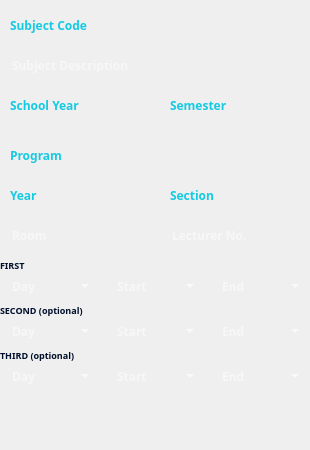
   <widget class="QGroupBox" name="inputDataGroup">
    <property name="geometry">
     <rect>
      <x>25</x>
      <y>130</y>
      <width>310</width>
      <height>450</height>
     </rect>
    </property>
    <property name="styleSheet">
     <string notr="true">QGroupBox {
	border: 0px;
	border-radius: 0px;
}</string>
    </property>
    <property name="title">
     <string/>
    </property>
    <widget class="QPushButton" name="updateButton">
     <property name="geometry">
      <rect>
       <x>50</x>
       <y>400</y>
       <width>210</width>
       <height>40</height>
      </rect>
     </property>
     <property name="styleSheet">
      <string notr="true">QPushButton {
	border: 0px;
	border-radius: 0px;
	background: none;
}

QPushButton:focus { 
	outline: none; 
}</string>
     </property>
     <property name="text">
      <string/>
     </property>
     <property name="icon">
      <iconset resource="../Presence/resources.qrc">
       <normaloff>:/res/assets/update.png</normaloff>:/res/assets/update.png</iconset>
     </property>
     <property name="iconSize">
      <size>
       <width>300</width>
       <height>50</height>
      </size>
     </property>
     <property name="flat">
      <bool>true</bool>
     </property>
    </widget>
    <widget class="QGroupBox" name="subjectCodeGroup">
     <property name="geometry">
      <rect>
       <x>0</x>
       <y>10</y>
       <width>310</width>
       <height>40</height>
      </rect>
     </property>
     <property name="title">
      <string/>
     </property>
     <widget class="QLabel" name="subjectCodeHud">
      <property name="geometry">
       <rect>
        <x>0</x>
        <y>0</y>
        <width>310</width>
        <height>40</height>
       </rect>
      </property>
      <property name="text">
       <string/>
      </property>
      <property name="pixmap">
       <pixmap resource="../Presence/resources.qrc">:/res/assets/data_field_long.png</pixmap>
      </property>
      <property name="alignment">
       <set>Qt::AlignCenter</set>
      </property>
     </widget>
     <widget class="QLabel" name="subjectCodeLabel">
      <property name="geometry">
       <rect>
        <x>10</x>
        <y>0</y>
        <width>290</width>
        <height>30</height>
       </rect>
      </property>
      <property name="styleSheet">
       <string notr="true">QLabel {
	color: #15CAE3;
	font-family: Poppins;
	font-size: 12px;
	font-style: normal;
	font-weight: 500;
	line-height: normal;
}</string>
      </property>
      <property name="text">
       <string>Subject Code</string>
      </property>
     </widget>
    </widget>
    <widget class="QGroupBox" name="programGroup">
     <property name="geometry">
      <rect>
       <x>0</x>
       <y>140</y>
       <width>310</width>
       <height>40</height>
      </rect>
     </property>
     <property name="title">
      <string/>
     </property>
     <widget class="QLabel" name="programHud">
      <property name="geometry">
       <rect>
        <x>0</x>
        <y>0</y>
        <width>310</width>
        <height>40</height>
       </rect>
      </property>
      <property name="text">
       <string/>
      </property>
      <property name="pixmap">
       <pixmap resource="../Presence/resources.qrc">:/res/assets/data_field_long.png</pixmap>
      </property>
      <property name="alignment">
       <set>Qt::AlignCenter</set>
      </property>
     </widget>
     <widget class="QLabel" name="programLabel">
      <property name="geometry">
       <rect>
        <x>10</x>
        <y>0</y>
        <width>290</width>
        <height>30</height>
       </rect>
      </property>
      <property name="styleSheet">
       <string notr="true">QLabel {
	color: #15CAE3;
	font-family: Poppins;
	font-size: 12px;
	font-style: normal;
	font-weight: 500;
	line-height: normal;
}</string>
      </property>
      <property name="text">
       <string>Program</string>
      </property>
     </widget>
    </widget>
    <widget class="QGroupBox" name="yearGroup">
     <property name="geometry">
      <rect>
       <x>0</x>
       <y>180</y>
       <width>150</width>
       <height>40</height>
      </rect>
     </property>
     <property name="title">
      <string/>
     </property>
     <widget class="QLabel" name="yearHud">
      <property name="geometry">
       <rect>
        <x>0</x>
        <y>0</y>
        <width>150</width>
        <height>40</height>
       </rect>
      </property>
      <property name="text">
       <string/>
      </property>
      <property name="pixmap">
       <pixmap resource="../Presence/resources.qrc">:/res/assets/data_field_medium.png</pixmap>
      </property>
      <property name="alignment">
       <set>Qt::AlignCenter</set>
      </property>
     </widget>
     <widget class="QLabel" name="yearLabel">
      <property name="geometry">
       <rect>
        <x>10</x>
        <y>0</y>
        <width>131</width>
        <height>30</height>
       </rect>
      </property>
      <property name="styleSheet">
       <string notr="true">QLabel {
	color: #15CAE3;
	font-family: Poppins;
	font-size: 12px;
	font-style: normal;
	font-weight: 500;
	line-height: normal;
}</string>
      </property>
      <property name="text">
       <string>Year</string>
      </property>
     </widget>
    </widget>
    <widget class="QGroupBox" name="sectionGroup">
     <property name="geometry">
      <rect>
       <x>160</x>
       <y>180</y>
       <width>150</width>
       <height>40</height>
      </rect>
     </property>
     <property name="title">
      <string/>
     </property>
     <widget class="QLabel" name="sectionHud">
      <property name="geometry">
       <rect>
        <x>0</x>
        <y>0</y>
        <width>150</width>
        <height>40</height>
       </rect>
      </property>
      <property name="text">
       <string/>
      </property>
      <property name="pixmap">
       <pixmap resource="../Presence/resources.qrc">:/res/assets/data_field_medium.png</pixmap>
      </property>
      <property name="alignment">
       <set>Qt::AlignCenter</set>
      </property>
     </widget>
     <widget class="QLabel" name="sectionLabel">
      <property name="geometry">
       <rect>
        <x>10</x>
        <y>0</y>
        <width>131</width>
        <height>30</height>
       </rect>
      </property>
      <property name="styleSheet">
       <string notr="true">QLabel {
	color: #15CAE3;
	font-family: Poppins;
	font-size: 12px;
	font-style: normal;
	font-weight: 500;
	line-height: normal;
}</string>
      </property>
      <property name="text">
       <string>Section</string>
      </property>
     </widget>
    </widget>
    <widget class="QGroupBox" name="subjectDescGroup">
     <property name="geometry">
      <rect>
       <x>0</x>
       <y>50</y>
       <width>310</width>
       <height>40</height>
      </rect>
     </property>
     <property name="title">
      <string/>
     </property>
     <widget class="QLabel" name="subjectDescHud">
      <property name="geometry">
       <rect>
        <x>0</x>
        <y>0</y>
        <width>310</width>
        <height>40</height>
       </rect>
      </property>
      <property name="text">
       <string/>
      </property>
      <property name="pixmap">
       <pixmap resource="../Presence/resources.qrc">:/res/assets/data_field_long.png</pixmap>
      </property>
      <property name="alignment">
       <set>Qt::AlignCenter</set>
      </property>
     </widget>
     <widget class="QLineEdit" name="subjectDescTextbox">
      <property name="geometry">
       <rect>
        <x>10</x>
        <y>0</y>
        <width>290</width>
        <height>30</height>
       </rect>
      </property>
      <property name="styleSheet">
       <string notr="true">QLineEdit {
	background-color: transparent;
	border: 0px;
	color: #FFFFFF;
	font-family: Poppins;
	font-size: 12px;
	font-style: normal;
	font-weight: 500;
	line-height: normal;
}</string>
      </property>
      <property name="maxLength">
       <number>255</number>
      </property>
      <property name="placeholderText">
       <string>Subject Description</string>
      </property>
     </widget>
    </widget>
    <widget class="QGroupBox" name="schoolYearGroup">
     <property name="geometry">
      <rect>
       <x>0</x>
       <y>90</y>
       <width>150</width>
       <height>40</height>
      </rect>
     </property>
     <property name="title">
      <string/>
     </property>
     <widget class="QLabel" name="schoolYearHud">
      <property name="geometry">
       <rect>
        <x>0</x>
        <y>0</y>
        <width>150</width>
        <height>40</height>
       </rect>
      </property>
      <property name="text">
       <string/>
      </property>
      <property name="pixmap">
       <pixmap resource="../Presence/resources.qrc">:/res/assets/data_field_medium.png</pixmap>
      </property>
      <property name="alignment">
       <set>Qt::AlignCenter</set>
      </property>
     </widget>
     <widget class="QLabel" name="schoolYearLabel">
      <property name="geometry">
       <rect>
        <x>10</x>
        <y>0</y>
        <width>131</width>
        <height>30</height>
       </rect>
      </property>
      <property name="styleSheet">
       <string notr="true">QLabel {
	color: #15CAE3;
	font-family: Poppins;
	font-size: 12px;
	font-style: normal;
	font-weight: 500;
	line-height: normal;
}</string>
      </property>
      <property name="text">
       <string>School Year</string>
      </property>
     </widget>
    </widget>
    <widget class="QGroupBox" name="semesterGroup">
     <property name="geometry">
      <rect>
       <x>160</x>
       <y>90</y>
       <width>150</width>
       <height>40</height>
      </rect>
     </property>
     <property name="title">
      <string/>
     </property>
     <widget class="QLabel" name="semesterHud">
      <property name="geometry">
       <rect>
        <x>0</x>
        <y>0</y>
        <width>150</width>
        <height>40</height>
       </rect>
      </property>
      <property name="text">
       <string/>
      </property>
      <property name="pixmap">
       <pixmap resource="../Presence/resources.qrc">:/res/assets/data_field_medium.png</pixmap>
      </property>
      <property name="alignment">
       <set>Qt::AlignCenter</set>
      </property>
     </widget>
     <widget class="QLabel" name="semesterLabel">
      <property name="geometry">
       <rect>
        <x>10</x>
        <y>0</y>
        <width>131</width>
        <height>30</height>
       </rect>
      </property>
      <property name="styleSheet">
       <string notr="true">QLabel {
	color: #15CAE3;
	font-family: Poppins;
	font-size: 12px;
	font-style: normal;
	font-weight: 500;
	line-height: normal;
}</string>
      </property>
      <property name="text">
       <string>Semester</string>
      </property>
     </widget>
    </widget>
    <widget class="QGroupBox" name="roomGroup">
     <property name="geometry">
      <rect>
       <x>0</x>
       <y>220</y>
       <width>150</width>
       <height>40</height>
      </rect>
     </property>
     <property name="title">
      <string/>
     </property>
     <widget class="QLabel" name="roomHud">
      <property name="geometry">
       <rect>
        <x>0</x>
        <y>0</y>
        <width>150</width>
        <height>40</height>
       </rect>
      </property>
      <property name="text">
       <string/>
      </property>
      <property name="pixmap">
       <pixmap resource="../Presence/resources.qrc">:/res/assets/data_field_medium.png</pixmap>
      </property>
      <property name="alignment">
       <set>Qt::AlignCenter</set>
      </property>
     </widget>
     <widget class="QLineEdit" name="roomTextbox">
      <property name="geometry">
       <rect>
        <x>10</x>
        <y>0</y>
        <width>130</width>
        <height>30</height>
       </rect>
      </property>
      <property name="styleSheet">
       <string notr="true">QLineEdit {
	background-color: transparent;
	border: 0px;
	color: #FFFFFF;
	font-family: Poppins;
	font-size: 12px;
	font-style: normal;
	font-weight: 500;
	line-height: normal;
}</string>
      </property>
      <property name="maxLength">
       <number>16</number>
      </property>
      <property name="placeholderText">
       <string>Room</string>
      </property>
     </widget>
    </widget>
    <widget class="QGroupBox" name="lecturerIdGroup">
     <property name="geometry">
      <rect>
       <x>160</x>
       <y>220</y>
       <width>150</width>
       <height>40</height>
      </rect>
     </property>
     <property name="title">
      <string/>
     </property>
     <widget class="QLabel" name="lecturerIdHud">
      <property name="geometry">
       <rect>
        <x>0</x>
        <y>0</y>
        <width>150</width>
        <height>40</height>
       </rect>
      </property>
      <property name="text">
       <string/>
      </property>
      <property name="pixmap">
       <pixmap resource="../Presence/resources.qrc">:/res/assets/data_field_medium.png</pixmap>
      </property>
      <property name="alignment">
       <set>Qt::AlignCenter</set>
      </property>
     </widget>
     <widget class="QLineEdit" name="lecturerIdTextbox">
      <property name="geometry">
       <rect>
        <x>10</x>
        <y>0</y>
        <width>130</width>
        <height>30</height>
       </rect>
      </property>
      <property name="styleSheet">
       <string notr="true">QLineEdit {
	background-color: transparent;
	border: 0px;
	color: #FFFFFF;
	font-family: Poppins;
	font-size: 12px;
	font-style: normal;
	font-weight: 500;
	line-height: normal;
}</string>
      </property>
      <property name="maxLength">
       <number>4</number>
      </property>
      <property name="placeholderText">
       <string>Lecturer No.</string>
      </property>
     </widget>
    </widget>
    <widget class="QGroupBox" name="firstScheduleGroup">
     <property name="geometry">
      <rect>
       <x>0</x>
       <y>255</y>
       <width>310</width>
       <height>50</height>
      </rect>
     </property>
     <property name="title">
      <string/>
     </property>
     <widget class="QLabel" name="firstScheduleLabel">
      <property name="geometry">
       <rect>
        <x>0</x>
        <y>0</y>
        <width>100</width>
        <height>20</height>
       </rect>
      </property>
      <property name="styleSheet">
       <string notr="true">QLabel {
	color: #000F2A;
	font-family: Poppins;
	font-size: 9px;
	font-style: normal;
	font-weight: 700;
	line-height: normal;
}</string>
      </property>
      <property name="text">
       <string>FIRST</string>
      </property>
     </widget>
     <widget class="QGroupBox" name="firstDayGroup">
      <property name="geometry">
       <rect>
        <x>0</x>
        <y>15</y>
        <width>100</width>
        <height>40</height>
       </rect>
      </property>
      <property name="title">
       <string/>
      </property>
      <widget class="QLabel" name="firstDayHud">
       <property name="geometry">
        <rect>
         <x>0</x>
         <y>0</y>
         <width>100</width>
         <height>40</height>
        </rect>
       </property>
       <property name="text">
        <string/>
       </property>
       <property name="pixmap">
        <pixmap resource="../Presence/resources.qrc">:/res/assets/data_field_short.png</pixmap>
       </property>
       <property name="alignment">
        <set>Qt::AlignCenter</set>
       </property>
      </widget>
      <widget class="QComboBox" name="firstDayCombobox">
       <property name="geometry">
        <rect>
         <x>7</x>
         <y>0</y>
         <width>86</width>
         <height>32</height>
        </rect>
       </property>
       <property name="styleSheet">
        <string notr="true">QComboBox {
	background-color: transparent;
	border: 0px;
	color: #FFFFFF;
	font-family: Poppins;
	font-size: 12px;
	font-style: normal;
	font-weight: 500;
	line-height: normal;
}

QComboBox QAbstractItemView {
    background-color: #000F2A;
}

QComboBox QScrollBar:vertical {
    background-color: #000F2A;
	width: 4px;
}

QComboBox QScrollBar::handle:vertical {
    background-color: #FFFFFF;
}

QComboBox QScrollBar::add-line:vertical,
QComboBox QScrollBar::sub-line:vertical {
    border: none;
    background: none;
    height: 0px;
}

QComboBox QScrollBar::add-page:vertical,
QComboBox QScrollBar::sub-page:vertical {
    background-color: #000F2A;
	background: none;
	border-style: solid;
}</string>
       </property>
       <property name="placeholderText">
        <string>Day</string>
       </property>
      </widget>
     </widget>
     <widget class="QGroupBox" name="firstStartGroup">
      <property name="geometry">
       <rect>
        <x>105</x>
        <y>15</y>
        <width>100</width>
        <height>40</height>
       </rect>
      </property>
      <property name="title">
       <string/>
      </property>
      <widget class="QLabel" name="firstStartHud">
       <property name="geometry">
        <rect>
         <x>0</x>
         <y>0</y>
         <width>100</width>
         <height>40</height>
        </rect>
       </property>
       <property name="text">
        <string/>
       </property>
       <property name="pixmap">
        <pixmap resource="../Presence/resources.qrc">:/res/assets/data_field_short.png</pixmap>
       </property>
       <property name="alignment">
        <set>Qt::AlignCenter</set>
       </property>
      </widget>
      <widget class="QComboBox" name="firstStartCombobox">
       <property name="geometry">
        <rect>
         <x>7</x>
         <y>0</y>
         <width>86</width>
         <height>32</height>
        </rect>
       </property>
       <property name="styleSheet">
        <string notr="true">QComboBox {
	background-color: transparent;
	border: 0px;
	color: #FFFFFF;
	font-family: Poppins;
	font-size: 12px;
	font-style: normal;
	font-weight: 500;
	line-height: normal;
}

QComboBox QAbstractItemView {
    background-color: #000F2A;
}

QComboBox QScrollBar:vertical {
    background-color: #000F2A;
	width: 4px;
}

QComboBox QScrollBar::handle:vertical {
    background-color: #FFFFFF;
}

QComboBox QScrollBar::add-line:vertical,
QComboBox QScrollBar::sub-line:vertical {
    border: none;
    background: none;
    height: 0px;
}

QComboBox QScrollBar::add-page:vertical,
QComboBox QScrollBar::sub-page:vertical {
    background-color: #000F2A;
	background: none;
	border-style: solid;
}</string>
       </property>
       <property name="placeholderText">
        <string>Start</string>
       </property>
      </widget>
     </widget>
     <widget class="QGroupBox" name="firstEndGroup">
      <property name="geometry">
       <rect>
        <x>210</x>
        <y>15</y>
        <width>100</width>
        <height>40</height>
       </rect>
      </property>
      <property name="title">
       <string/>
      </property>
      <widget class="QLabel" name="firstEndHud">
       <property name="geometry">
        <rect>
         <x>0</x>
         <y>0</y>
         <width>100</width>
         <height>40</height>
        </rect>
       </property>
       <property name="text">
        <string/>
       </property>
       <property name="pixmap">
        <pixmap resource="../Presence/resources.qrc">:/res/assets/data_field_short.png</pixmap>
       </property>
       <property name="alignment">
        <set>Qt::AlignCenter</set>
       </property>
      </widget>
      <widget class="QComboBox" name="firstEndCombobox">
       <property name="geometry">
        <rect>
         <x>7</x>
         <y>0</y>
         <width>86</width>
         <height>32</height>
        </rect>
       </property>
       <property name="styleSheet">
        <string notr="true">QComboBox {
	background-color: transparent;
	border: 0px;
	color: #FFFFFF;
	font-family: Poppins;
	font-size: 12px;
	font-style: normal;
	font-weight: 500;
	line-height: normal;
}

QComboBox QAbstractItemView {
    background-color: #000F2A;
}

QComboBox QScrollBar:vertical {
    background-color: #000F2A;
	width: 4px;
}

QComboBox QScrollBar::handle:vertical {
    background-color: #FFFFFF;
}

QComboBox QScrollBar::add-line:vertical,
QComboBox QScrollBar::sub-line:vertical {
    border: none;
    background: none;
    height: 0px;
}

QComboBox QScrollBar::add-page:vertical,
QComboBox QScrollBar::sub-page:vertical {
    background-color: #000F2A;
	background: none;
	border-style: solid;
}</string>
       </property>
       <property name="placeholderText">
        <string>End</string>
       </property>
      </widget>
     </widget>
    </widget>
    <widget class="QGroupBox" name="secondScheduleGroup">
     <property name="geometry">
      <rect>
       <x>0</x>
       <y>300</y>
       <width>310</width>
       <height>50</height>
      </rect>
     </property>
     <property name="title">
      <string/>
     </property>
     <widget class="QLabel" name="secondScheduleLabel">
      <property name="geometry">
       <rect>
        <x>0</x>
        <y>0</y>
        <width>100</width>
        <height>20</height>
       </rect>
      </property>
      <property name="styleSheet">
       <string notr="true">QLabel {
	color: #000F2A;
	font-family: Poppins;
	font-size: 9px;
	font-style: normal;
	font-weight: 700;
	line-height: normal;
}</string>
      </property>
      <property name="text">
       <string>SECOND (optional)</string>
      </property>
     </widget>
     <widget class="QGroupBox" name="secondDayGroup">
      <property name="geometry">
       <rect>
        <x>0</x>
        <y>15</y>
        <width>100</width>
        <height>40</height>
       </rect>
      </property>
      <property name="title">
       <string/>
      </property>
      <widget class="QLabel" name="secondDayHud">
       <property name="geometry">
        <rect>
         <x>0</x>
         <y>0</y>
         <width>100</width>
         <height>40</height>
        </rect>
       </property>
       <property name="text">
        <string/>
       </property>
       <property name="pixmap">
        <pixmap resource="../Presence/resources.qrc">:/res/assets/data_field_short.png</pixmap>
       </property>
       <property name="alignment">
        <set>Qt::AlignCenter</set>
       </property>
      </widget>
      <widget class="QComboBox" name="secondDayCombobox">
       <property name="geometry">
        <rect>
         <x>7</x>
         <y>0</y>
         <width>86</width>
         <height>32</height>
        </rect>
       </property>
       <property name="styleSheet">
        <string notr="true">QComboBox {
	background-color: transparent;
	border: 0px;
	color: #FFFFFF;
	font-family: Poppins;
	font-size: 12px;
	font-style: normal;
	font-weight: 500;
	line-height: normal;
}

QComboBox QAbstractItemView {
    background-color: #000F2A;
}

QComboBox QScrollBar:vertical {
    background-color: #000F2A;
	width: 4px;
}

QComboBox QScrollBar::handle:vertical {
    background-color: #FFFFFF;
}

QComboBox QScrollBar::add-line:vertical,
QComboBox QScrollBar::sub-line:vertical {
    border: none;
    background: none;
    height: 0px;
}

QComboBox QScrollBar::add-page:vertical,
QComboBox QScrollBar::sub-page:vertical {
    background-color: #000F2A;
	background: none;
	border-style: solid;
}</string>
       </property>
       <property name="placeholderText">
        <string>Day</string>
       </property>
      </widget>
     </widget>
     <widget class="QGroupBox" name="secondStartGroup">
      <property name="geometry">
       <rect>
        <x>105</x>
        <y>15</y>
        <width>100</width>
        <height>40</height>
       </rect>
      </property>
      <property name="title">
       <string/>
      </property>
      <widget class="QLabel" name="secondStartHud">
       <property name="geometry">
        <rect>
         <x>0</x>
         <y>0</y>
         <width>100</width>
         <height>40</height>
        </rect>
       </property>
       <property name="text">
        <string/>
       </property>
       <property name="pixmap">
        <pixmap resource="../Presence/resources.qrc">:/res/assets/data_field_short.png</pixmap>
       </property>
       <property name="alignment">
        <set>Qt::AlignCenter</set>
       </property>
      </widget>
      <widget class="QComboBox" name="secondStartCombobox">
       <property name="geometry">
        <rect>
         <x>7</x>
         <y>0</y>
         <width>86</width>
         <height>32</height>
        </rect>
       </property>
       <property name="styleSheet">
        <string notr="true">QComboBox {
	background-color: transparent;
	border: 0px;
	color: #FFFFFF;
	font-family: Poppins;
	font-size: 12px;
	font-style: normal;
	font-weight: 500;
	line-height: normal;
}

QComboBox QAbstractItemView {
    background-color: #000F2A;
}

QComboBox QScrollBar:vertical {
    background-color: #000F2A;
	width: 4px;
}

QComboBox QScrollBar::handle:vertical {
    background-color: #FFFFFF;
}

QComboBox QScrollBar::add-line:vertical,
QComboBox QScrollBar::sub-line:vertical {
    border: none;
    background: none;
    height: 0px;
}

QComboBox QScrollBar::add-page:vertical,
QComboBox QScrollBar::sub-page:vertical {
    background-color: #000F2A;
	background: none;
	border-style: solid;
}</string>
       </property>
       <property name="placeholderText">
        <string>Start</string>
       </property>
      </widget>
     </widget>
     <widget class="QGroupBox" name="secondEndGroup">
      <property name="geometry">
       <rect>
        <x>210</x>
        <y>15</y>
        <width>100</width>
        <height>40</height>
       </rect>
      </property>
      <property name="title">
       <string/>
      </property>
      <widget class="QLabel" name="secondEndHud">
       <property name="geometry">
        <rect>
         <x>0</x>
         <y>0</y>
         <width>100</width>
         <height>40</height>
        </rect>
       </property>
       <property name="text">
        <string/>
       </property>
       <property name="pixmap">
        <pixmap resource="../Presence/resources.qrc">:/res/assets/data_field_short.png</pixmap>
       </property>
       <property name="alignment">
        <set>Qt::AlignCenter</set>
       </property>
      </widget>
      <widget class="QComboBox" name="secondEndCombobox">
       <property name="geometry">
        <rect>
         <x>7</x>
         <y>0</y>
         <width>86</width>
         <height>32</height>
        </rect>
       </property>
       <property name="styleSheet">
        <string notr="true">QComboBox {
	background-color: transparent;
	border: 0px;
	color: #FFFFFF;
	font-family: Poppins;
	font-size: 12px;
	font-style: normal;
	font-weight: 500;
	line-height: normal;
}

QComboBox QAbstractItemView {
    background-color: #000F2A;
}

QComboBox QScrollBar:vertical {
    background-color: #000F2A;
	width: 4px;
}

QComboBox QScrollBar::handle:vertical {
    background-color: #FFFFFF;
}

QComboBox QScrollBar::add-line:vertical,
QComboBox QScrollBar::sub-line:vertical {
    border: none;
    background: none;
    height: 0px;
}

QComboBox QScrollBar::add-page:vertical,
QComboBox QScrollBar::sub-page:vertical {
    background-color: #000F2A;
	background: none;
	border-style: solid;
}</string>
       </property>
       <property name="placeholderText">
        <string>End</string>
       </property>
      </widget>
     </widget>
    </widget>
    <widget class="QLabel" name="errorLabel">
     <property name="enabled">
      <bool>true</bool>
     </property>
     <property name="geometry">
      <rect>
       <x>0</x>
       <y>430</y>
       <width>310</width>
       <height>20</height>
      </rect>
     </property>
     <property name="styleSheet">
      <string notr="true">QLabel {
	background: none;
	color: #FF003D;
	font-family: Poppins;
	font-size: 10px;
	font-style: normal;
	font-weight: 600;
	line-height: normal;
}</string>
     </property>
     <property name="text">
      <string/>
     </property>
     <property name="alignment">
      <set>Qt::AlignCenter</set>
     </property>
    </widget>
    <widget class="QGroupBox" name="thirdScheduleGroup">
     <property name="geometry">
      <rect>
       <x>0</x>
       <y>345</y>
       <width>310</width>
       <height>50</height>
      </rect>
     </property>
     <property name="title">
      <string/>
     </property>
     <widget class="QLabel" name="thirdScheduleLabel">
      <property name="geometry">
       <rect>
        <x>0</x>
        <y>0</y>
        <width>100</width>
        <height>20</height>
       </rect>
      </property>
      <property name="styleSheet">
       <string notr="true">QLabel {
	color: #000F2A;
	font-family: Poppins;
	font-size: 9px;
	font-style: normal;
	font-weight: 700;
	line-height: normal;
}</string>
      </property>
      <property name="text">
       <string>THIRD (optional)</string>
      </property>
     </widget>
     <widget class="QGroupBox" name="thirdDayGroup">
      <property name="geometry">
       <rect>
        <x>0</x>
        <y>15</y>
        <width>100</width>
        <height>40</height>
       </rect>
      </property>
      <property name="title">
       <string/>
      </property>
      <widget class="QLabel" name="thirdDayHud">
       <property name="geometry">
        <rect>
         <x>0</x>
         <y>0</y>
         <width>100</width>
         <height>40</height>
        </rect>
       </property>
       <property name="text">
        <string/>
       </property>
       <property name="pixmap">
        <pixmap resource="../Presence/resources.qrc">:/res/assets/data_field_short.png</pixmap>
       </property>
       <property name="alignment">
        <set>Qt::AlignCenter</set>
       </property>
      </widget>
      <widget class="QComboBox" name="thirdDayCombobox">
       <property name="geometry">
        <rect>
         <x>7</x>
         <y>0</y>
         <width>86</width>
         <height>32</height>
        </rect>
       </property>
       <property name="styleSheet">
        <string notr="true">QComboBox {
	background-color: transparent;
	border: 0px;
	color: #FFFFFF;
	font-family: Poppins;
	font-size: 12px;
	font-style: normal;
	font-weight: 500;
	line-height: normal;
}

QComboBox QAbstractItemView {
    background-color: #000F2A;
}

QComboBox QScrollBar:vertical {
    background-color: #000F2A;
	width: 4px;
}

QComboBox QScrollBar::handle:vertical {
    background-color: #FFFFFF;
}

QComboBox QScrollBar::add-line:vertical,
QComboBox QScrollBar::sub-line:vertical {
    border: none;
    background: none;
    height: 0px;
}

QComboBox QScrollBar::add-page:vertical,
QComboBox QScrollBar::sub-page:vertical {
    background-color: #000F2A;
	background: none;
	border-style: solid;
}</string>
       </property>
       <property name="placeholderText">
        <string>Day</string>
       </property>
      </widget>
     </widget>
     <widget class="QGroupBox" name="thirdStartGroup">
      <property name="geometry">
       <rect>
        <x>105</x>
        <y>15</y>
        <width>100</width>
        <height>40</height>
       </rect>
      </property>
      <property name="title">
       <string/>
      </property>
      <widget class="QLabel" name="thirdStartHud">
       <property name="geometry">
        <rect>
         <x>0</x>
         <y>0</y>
         <width>100</width>
         <height>40</height>
        </rect>
       </property>
       <property name="text">
        <string/>
       </property>
       <property name="pixmap">
        <pixmap resource="../Presence/resources.qrc">:/res/assets/data_field_short.png</pixmap>
       </property>
       <property name="alignment">
        <set>Qt::AlignCenter</set>
       </property>
      </widget>
      <widget class="QComboBox" name="thirdStartCombobox">
       <property name="geometry">
        <rect>
         <x>7</x>
         <y>0</y>
         <width>86</width>
         <height>32</height>
        </rect>
       </property>
       <property name="styleSheet">
        <string notr="true">QComboBox {
	background-color: transparent;
	border: 0px;
	color: #FFFFFF;
	font-family: Poppins;
	font-size: 12px;
	font-style: normal;
	font-weight: 500;
	line-height: normal;
}

QComboBox QAbstractItemView {
    background-color: #000F2A;
}

QComboBox QScrollBar:vertical {
    background-color: #000F2A;
	width: 4px;
}

QComboBox QScrollBar::handle:vertical {
    background-color: #FFFFFF;
}

QComboBox QScrollBar::add-line:vertical,
QComboBox QScrollBar::sub-line:vertical {
    border: none;
    background: none;
    height: 0px;
}

QComboBox QScrollBar::add-page:vertical,
QComboBox QScrollBar::sub-page:vertical {
    background-color: #000F2A;
	background: none;
	border-style: solid;
}</string>
       </property>
       <property name="placeholderText">
        <string>Start</string>
       </property>
      </widget>
     </widget>
     <widget class="QGroupBox" name="thirdEndGroup">
      <property name="geometry">
       <rect>
        <x>210</x>
        <y>15</y>
        <width>100</width>
        <height>40</height>
       </rect>
      </property>
      <property name="title">
       <string/>
      </property>
      <widget class="QLabel" name="thirdEndHud">
       <property name="geometry">
        <rect>
         <x>0</x>
         <y>0</y>
         <width>100</width>
         <height>40</height>
        </rect>
       </property>
       <property name="text">
        <string/>
       </property>
       <property name="pixmap">
        <pixmap resource="../Presence/resources.qrc">:/res/assets/data_field_short.png</pixmap>
       </property>
       <property name="alignment">
        <set>Qt::AlignCenter</set>
       </property>
      </widget>
      <widget class="QComboBox" name="thirdEndCombobox">
       <property name="geometry">
        <rect>
         <x>7</x>
         <y>0</y>
         <width>86</width>
         <height>32</height>
        </rect>
       </property>
       <property name="styleSheet">
        <string notr="true">QComboBox {
	background-color: transparent;
	border: 0px;
	color: #FFFFFF;
	font-family: Poppins;
	font-size: 12px;
	font-style: normal;
	font-weight: 500;
	line-height: normal;
}

QComboBox QAbstractItemView {
    background-color: #000F2A;
}

QComboBox QScrollBar:vertical {
    background-color: #000F2A;
	width: 4px;
}

QComboBox QScrollBar::handle:vertical {
    background-color: #FFFFFF;
}

QComboBox QScrollBar::add-line:vertical,
QComboBox QScrollBar::sub-line:vertical {
    border: none;
    background: none;
    height: 0px;
}

QComboBox QScrollBar::add-page:vertical,
QComboBox QScrollBar::sub-page:vertical {
    background-color: #000F2A;
	background: none;
	border-style: solid;
}</string>
       </property>
       <property name="placeholderText">
        <string>End</string>
       </property>
      </widget>
     </widget>
    </widget>
   </widget>
